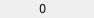
<?xml version="1.0" encoding="UTF-8"?>
<ui version="4.0">
    <class>ActionsStatus</class>
    <widget class="QWidget" name="ActionsStatus">
        <property name="geometry">
            <rect>
                <x>0</x>
                <y>0</y>
                <width>94</width>
                <height>18</height>
            </rect>
        </property>
        <property name="windowTitle">
            <string>Form</string>
        </property>
        <layout class="QHBoxLayout" name="horizontalLayout">
            <property name="spacing">
                <number>2</number>
            </property>
            <property name="leftMargin">
                <number>0</number>
            </property>
            <property name="topMargin">
                <number>0</number>
            </property>
            <property name="rightMargin">
                <number>0</number>
            </property>
            <property name="bottomMargin">
                <number>0</number>
            </property>
            <item>
                <widget class="QLabel" name="actions_count">
                    <property name="minimumSize">
                        <size>
                            <width>35</width>
                            <height>0</height>
                        </size>
                    </property>
                    <property name="text">
                        <string>0</string>
                    </property>
                    <property name="alignment">
                        <set>Qt::AlignRight|Qt::AlignTrailing|Qt::AlignVCenter</set>
                    </property>
                </widget>
            </item>
            <item>
                <widget class="QLabel" name="label">
                    <property name="toolTip">
                        <string>Remaining Actions</string>
                    </property>
                    <property name="text">
                        <string/>
                    </property>
                </widget>
            </item>
        </layout>
    </widget>
    <resources/>
    <connections/>
</ui>
